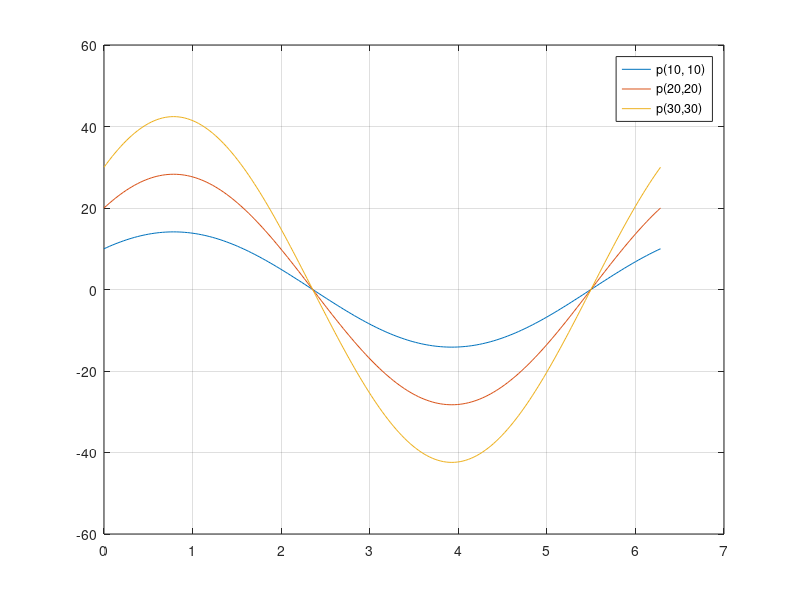

The MATLAB script that drew this image:
d = 0:pi/100:2*pi;
l1 = 10 * cos(d) + 10 * sin(d);
plot(d, l1)
grid on
hold on

l2 = 20 * cos(d) + 20 * sin(d);
plot(d, l2)

l3 = 30 * cos(d) + 30 * sin(d);
plot(d, l3)

legend('p(10, 10)' , 'p(20,20)', 'p(30,30)')

hold off